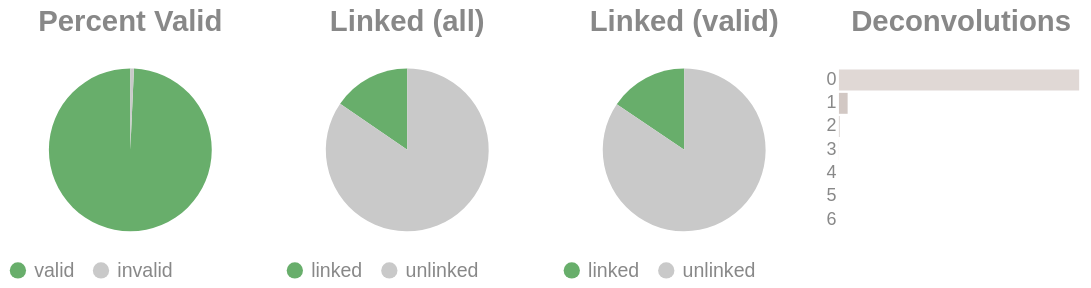

The cell this chart's notebook holds for it:
### Code cell
if SKIPLR:
    pass
else:
    clash = Counter()
    for i in valids['molecule'].to_list():
        _mol = i.split("-")
        if len(_mol) == 1:
            clash.update('0')
        else:
            clash.update(_mol[-1])

    _d = {"deconvolutions": [], 'count': []}
    for k,v in clash.items():
        _d['deconvolutions'].append(k)
        _d['count'].append(v)

    tot_valid = valids['reads'].sum()
    mask = valids['reads'] >= 2
    n_linked_reads = valids.filter(mask)['reads'].sum()
    if n_linked_reads == 0:
        print_html("No linked molecules (>=2 reads) were detected; skipping linked-only distributions.")
        SKIPLR = True
    else:
        perc_valid = round(tot_valid / n_reads, 4)
        linked_perc_abs = round(n_linked_reads / n_reads, 4)
        linked_perc = round(n_linked_reads / tot_valid, 4)

    _valid = pl.DataFrame({"valids": ['valid', 'invalid'], "count": [tot_valid, n_reads - tot_valid]})
    _linked_abs = pl.DataFrame({"linked (absolute)": ['linked', 'unlinked'], "count": [n_linked_reads, n_reads - n_linked_reads]})
    _linked_rel = pl.DataFrame({"linked (valids)": ['linked', 'unlinked'], "count": [n_linked_reads, tot_valid - n_linked_reads]})

    (
        alt.hconcat(
            piechart(_valid, goodval = 'valid', title = "Percent Valid"),
            piechart(_linked_abs, goodval = "linked", title =  "Linked (all)"),
            piechart(_linked_rel, goodval = "linked", title =  "Linked (valid)"),
            convolutionbar(pl.DataFrame(_d), title = "Deconvolutions"),
            center = True,
            bounds = 'flush'
        )
        .resolve_scale(color='independent')
        .resolve_legend('independent')
        .properties(usermeta={'embedOptions': {"actions": False}})
    ).display()

### Figure 1 — Vega-Lite specification as saved in the notebook (floating-point values rounded to 4 significant figures)
{"width": "container", "height": 400, "config": {"title": {"anchor": "start", "dy": -15, "fontSize": 18, "color": "#888888", "subtitleColor": "#888888", "subtitleFontSize": 14}, "arc": {"fill": "#0072B2"}, "axis": {"domainColor": "#888888", "domainWidth": 0.5, "gridWidth": 0.2, "grid": false, "titleFontWeight": 400, "titleFontSize": 15, "labelFontSize": 11, "labelColor": "#888888", "tickColor": "#888888", "tickWidth": 0.2, "titleColor": "#888888"}, "axisBand": {"grid": false}, "axisX": {"grid": true, "tickSize": 10, "domainCap": "round"}, "axisY": {"domain": false, "grid": true, "tickSize": 0, "domainCap": "round"}, "background": "transparent", "header": {"labelFontSize": 15, "labelColor": "#888888", "titleFontSize": 15, "titleFontWeight": 600, "titleColor": "#888888"}, "legend": {"labelFont": "sans-serif", "labelFontSize": 12, "labelColor": "#888888", "symbolSize": 100, "symbolType": "circle", "titleFontSize": 12, "titlePadding": 10, "titleColor": "#888888", "title": null}, "range": {"category": ["#E69F00", "#56B4E9", "#009E73", "#F0E442", "#0072B2", "#D55E00", "#CC79A7", "#000000"], "diverging": ["#cfe8f3", "#a2d4ec", "#73bfe2", "#46abdb", "#1696d2", "#12719e"]}, "area": {"fill": "#0072B2", "fillOpacity": 0.7, "line": true, "strokeOpacity": 0.7}, "line": {"color": "#0072B2", "stroke": "#0072B2", "strokeWidth": 2}, "trail": {"color": "#0072B2", "stroke": "#0072B2", "strokeWidth": 0, "size": 1}, "point": {"filled": true, "fillOpacity": 1.0, "size": 95}, "text": {"color": "#888888", "fontSize": 11, "align": "right", "fontWeight": 400, "size": 11}, "bar": {"fill": "#0072B2", "stroke": null}, "view": {"stroke": null, "continuousWidth": 660, "continuousHeight": 400}}, "hconcat": [{"data": {"name": "data-a3a6d760f6eb3e4d3f59b8ff8d1c0fd2"}, "mark": {"type": "arc"}, "encoding": {"color": {"field": "valids", "legend": {"orient": "bottom", "title": null}, "scale": {"domain": ["valid", "invalid"], "range": ["#68ae6b", "#C9C9C9"]}, "title": "Valids", "type": "nominal"}, "theta": {"field": "count", "type": "quantitative"}, "tooltip": [{"field": "valids", "title": "Valids", "type": "ordinal"}, {"field": "percent", "format": ".2%", "title": "Percent", "type": "quantitative"}, {"field": "count", "title": "Count", "type": "quantitative"}]}, "height": 100, "title": {"text": "Percent Valid", "align": "center", "anchor": "middle"}, "transform": [{"calculate": "datum.count / 3931065", "as": "percent"}], "width": 150}, {"data": {"name": "data-e326e6223d78da33543cb7bab52400a5"}, "mark": {"type": "arc"}, "encoding": {"color": {"field": "linked (absolute)", "legend": {"orient": "bottom", "title": null}, "scale": {"domain": ["linked", "unlinked"], "range": ["#68ae6b", "#C9C9C9"]}, "title": "Linked (Absolute)", "type": "nominal"}, "theta": {"field": "count", "type": "quantitative"}, "tooltip": [{"field": "linked (absolute)", "title": "Linked (Absolute)", "type": "ordinal"}, {"field": "percent", "format": ".2%", "title": "Percent", "type": "quantitative"}, {"field": "count", "title": "Count", "type": "quantitative"}]}, "height": 100, "title": {"text": "Linked (all)", "align": "center", "anchor": "middle"}, "transform": [{"calculate": "datum.count / 3931065", "as": "percent"}], "width": 150}, {"data": {"name": "data-82e64607d252dbea37e74f6cc2379906"}, "mark": {"type": "arc"}, "encoding": {"color": {"field": "linked (valids)", "legend": {"orient": "bottom", "title": null}, "scale": {"domain": ["linked", "unlinked"], "range": ["#68ae6b", "#C9C9C9"]}, "title": "Linked (Valids)", "type": "nominal"}, "theta": {"field": "count", "type": "quantitative"}, "tooltip": [{"field": "linked (valids)", "title": "Linked (Valids)", "type": "ordinal"}, {"field": "percent", "format": ".2%", "title": "Percent", "type": "quantitative"}, {"field": "count", "title": "Count", "type": "quantitative"}]}, "height": 100, "title": {"text": "Linked (valid)", "align": "center", "anchor": "middle"}, "transform": [{"calculate": "datum.count / 3903021", "as": "percent"}], "width": 150}, {"data": {"name": "data-cf65ba1eb968b535717e7851a00b1db0"}, "mark": {"type": "bar"}, "encoding": {"color": {"field": "deconvolutions", "legend": null, "scale": {"scheme": "lightgreyred"}, "type": "nominal"}, "tooltip": [{"field": "deconvolutions", "title": "Deconvolutions", "type": "ordinal"}, {"field": "percent", "format": ".2%", "title": "Percent", "type": "quantitative"}, {"field": "count", "title": "Count", "type": "quantitative"}], "x": {"axis": null, "field": "count", "type": "quantitative"}, "y": {"field": "deconvolutions", "sort": "ascending", "title": null, "type": "nominal"}}, "height": 100, "title": {"text": "Deconvolutions", "align": "center", "anchor": "middle"}, "transform": [{"calculate": "datum.count / 3574137", "as": "percent"}], "width": 150}], "bounds": "flush", "center": true, "resolve": {"legend": {"angle": "independent"}, "scale": {"color": "independent"}}, "usermeta": {"embedOptions": {"actions": false}}, "$schema": "https://vega.github.io/schema/vega-lite/v6.1.0.json", "datasets": {"data-a3a6d760f6eb3e4d3f59b8ff8d1c0fd2": [{"valids": "valid", "count": 3903021}, {"valids": "invalid", "count": 28044}], "data-e326e6223d78da33543cb7bab52400a5": [{"linked (absolute)": "linked", "count": 605948}, {"linked (absolute)": "unlinked", "count": 3325117}], "data-82e64607d252dbea37e74f6cc2379906": [{"linked (valids)": "linked", "count": 605948}, {"linked (valids)": "unlinked", "count": 3297073}], "data-cf65ba1eb968b535717e7851a00b1db0": [{"deconvolutions": "0", "count": 3441195}, {"deconvolutions": "1", "count": 124570}, {"deconvolutions": "2", "count": 7704}, {"deconvolutions": "3", "count": 613}, {"deconvolutions": "4", "count": 48}, {"deconvolutions": "5", "count": 5}, {"deconvolutions": "6", "count": 2}]}}
